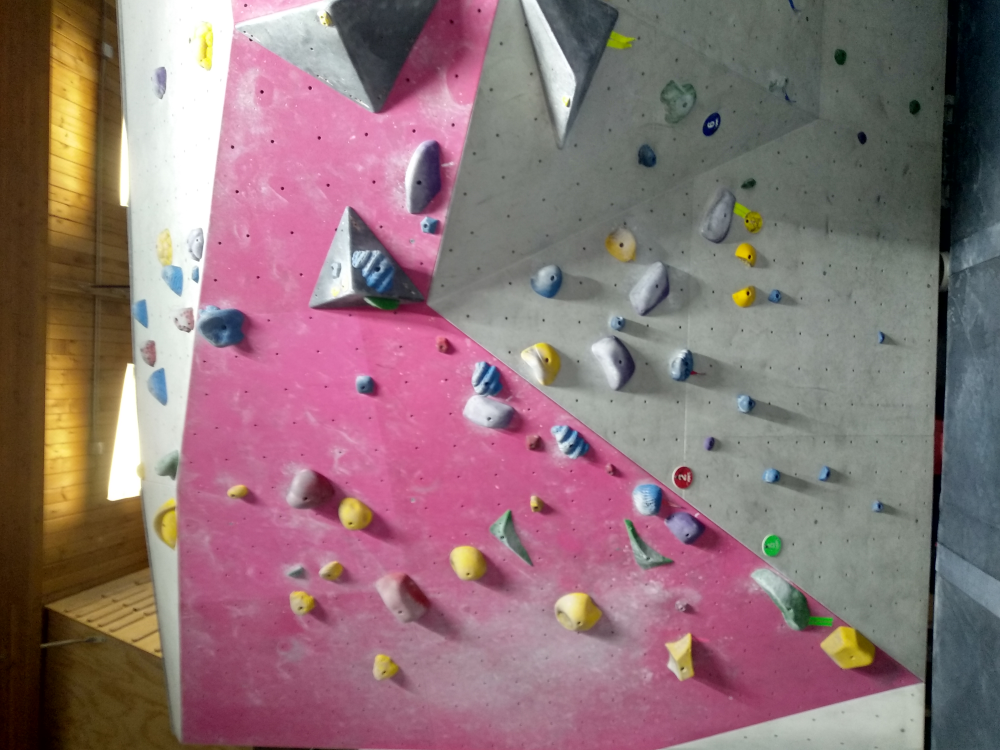
#> input picture RockPictures/IMG_20200116_143855.jpg, 4000 x 3000 px (shown at 1/4 size)
$ python -i findRocks.py   (imports and definitions only)
#> lines starting #> are read from the running program, lines starting #| are printed output that depends on the picture; after the words box and inside, x2 and y2 are one past the last pixel; in counts of white or black regions, pixels touching at a corner belong together
#!/usr/bin/env python3

from flask import Flask
import os
import cv2
import numpy as np
import imutils
from PIL import Image, ImageEnhance
import random as rng
import math


UPLOAD_DIR = os.path.join(os.getcwd(), "uploads")

#
def imageAlter(image):
#> called with image = 'RockPictures/IMG_20200116_143855.jpg'
   alteredImage = Image.open(image)
#> alteredImage is the input picture: PIL image 4000x3000 RGB; mean R, G, B 141.7, 114.7, 118
   contrast = ImageEnhance.Contrast(alteredImage)
   color = ImageEnhance.Color(alteredImage)
   alteredImage = contrast.enhance(1.1)
   alteredImage = color.enhance(0.8)
   alteredImage.save("altered.jpg", "JPEG")
   return


def imageAnalyze(image, debug=True):
#> called with image = 'altered.jpg', debug = True
   cv2.destroyAllWindows()
   img = cv2.imread(image)
   cv2.namedWindow("original", cv2.WINDOW_NORMAL)
   #cv2.namedWindow("CV", cv2.WINDOW_NORMAL)
   #cv2.namedWindow("edges", cv2.WINDOW_NORMAL)
   img = cv2.bilateralFilter(img,9,75,75)
   hsv = cv2.cvtColor(img, cv2.COLOR_BGR2HSV)
#> hsv: shape (3000, 4000, 3); mean H, S, V 95.2, 68.8, 141.7

   # Accepted Colors
   #-----------
   #defining the Range of purple wall color
   wall_upper = np.array([156,110,131])
   wall_lower = np.array([86,44,63])

   #defining the Range of Yellow color
   yellow_upper = np.array([30, 255, 255])
   yellow_lower = np.array([6,38,61])

   yellow_alt_upper = np.array([212,192,121])
   yellow_alt_lower = np.array([130,102,28])

   #defining the Range of Purple color
   purple_upper = np.array([125,104,161])
   purple_lower = np.array([49,39,63])

   #defining the Range of Green color
   green_upper = np.array([49,96,62])
   green_lower = np.array([23,48,29])

   #defining the Range of Red color
   red_upper = np.array([200,94,96])
   red_lower = np.array([51,22,26])

   #defining the Range of Black color
   black_upper = np.array([32,30,36])
   black_lower = np.array([26,25,31])

   #defining the Range of Blue color
   blue_upper = np.array([115,161,221])
   blue_lower = np.array([36,52,77])

   #-----------
   #additive masks
   mask_alt_yellow = cv2.inRange(hsv,yellow_alt_lower, yellow_alt_upper)
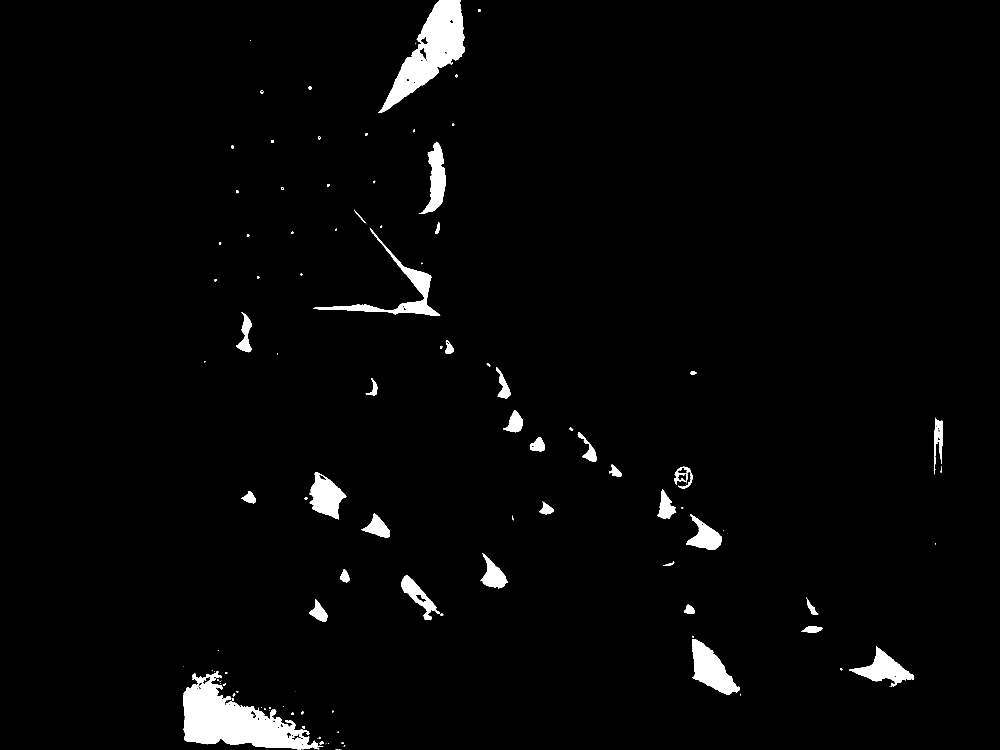
#> mask_alt_yellow: shape (3000, 4000) (shown at 1/4 size); 2.4% white; 133 white regions (45 under 20 px), largest, box (x1, y1, x2, y2) and area: (734, 2686, 1293, 2998) 76890, (1512, 0, 1859, 452) 57734, (2770, 2557, 2959, 2780) 20912
   mask_blue = cv2.inRange(hsv,blue_lower,blue_upper)
#> mask_blue: shape (3000, 4000); 3.2% white; 402 white regions (297 under 20 px), largest, box (x1, y1, x2, y2) and area: (3751, 1245, 4000, 2316) 160996, (3724, 2421, 4000, 3000) 100968, (3805, 663, 4000, 1230) 22429
   mask_green = cv2.inRange(hsv,green_lower,green_upper)
#> mask_green: shape (3000, 4000); 0.01% white in thin lines or dots, all inside (x1, y1, x2, y2) = (1530, 123, 3762, 2867)
   mask_red = cv2.inRange(hsv,red_lower,red_upper)
#> mask_red: shape (3000, 4000); 5.4% white; 907 white regions (628 under 20 px), largest, box (x1, y1, x2, y2) and area: (3474, 0, 4000, 1553) 227660, (3717, 2411, 4000, 3000) 123978, (1330, 0, 1755, 447) 96319
   mask_yellow = cv2.inRange(hsv,yellow_lower,yellow_upper)
#> mask_yellow: shape (3000, 4000); 13.1% white; 154 white regions (96 under 20 px), largest, box (x1, y1, x2, y2) and area: (0, 0, 1013, 3000) 1379086, (3282, 2500, 3503, 2677) 27315, (2222, 2367, 2412, 2527) 19591
   mask_purple = cv2.inRange(hsv,purple_lower,purple_upper)
#> mask_purple: shape (3000, 4000); 5% white; 334 white regions (225 under 20 px), largest, box (x1, y1, x2, y2) and area: (3723, 582, 4000, 3000) 497722, (2242, 0, 2449, 292) 28400, (1409, 1004, 1584, 1182) 10104

   #layering additive masks
   temp1 = cv2.addWeighted(mask_blue, 1, mask_green, 1,0)
   temp1 = cv2.addWeighted(temp1, 1, mask_alt_yellow, 1,0)
#> temp1: shape (3000, 4000); 5.7% white; 570 white regions (369 under 20 px), largest, box (x1, y1, x2, y2) and area: (3751, 1245, 4000, 2316) 160996, (3724, 2421, 4000, 3000) 100968, (734, 2686, 1293, 2998) 76890
   temp2 = cv2.addWeighted(mask_yellow, 1, mask_red, 1,0)
#> temp2: shape (3000, 4000); 18.6% white; 1038 white regions (705 under 20 px), largest, box (x1, y1, x2, y2) and area: (0, 0, 1013, 3000) 1379086, (3474, 0, 4000, 1553) 227660, (3717, 2411, 4000, 3000) 123978
   temp2 = cv2.addWeighted(temp2, 1, mask_purple, 1,0)
#> temp2: shape (3000, 4000); 21.6% white; 977 white regions (679 under 20 px), largest, box (x1, y1, x2, y2) and area: (0, 0, 1013, 3000) 1379086, (3474, 0, 4000, 3000) 683114, (1330, 0, 1755, 447) 96319
   mask_master = cv2.addWeighted(temp1, 1, temp2, 1,0)
#> mask_master: shape (3000, 4000); 24.5% white; 1013 white regions (678 under 20 px), largest, box (x1, y1, x2, y2) and area: (0, 0, 1013, 3000) 1379086, (3474, 0, 4000, 3000) 687239, (1330, 0, 1859, 452) 154053

   mask_wall = cv2.inRange(hsv,wall_lower,wall_upper)
#> mask_wall: shape (3000, 4000); 4.3% white; 297 white regions (222 under 20 px), largest, box (x1, y1, x2, y2) and area: (3749, 582, 4000, 2327) 285949, (3723, 2231, 4000, 3000) 157820, (2286, 0, 2449, 289) 17931

   #subtracting wall mask from mask master
   mask_master = cv2.subtract(mask_master, mask_wall)
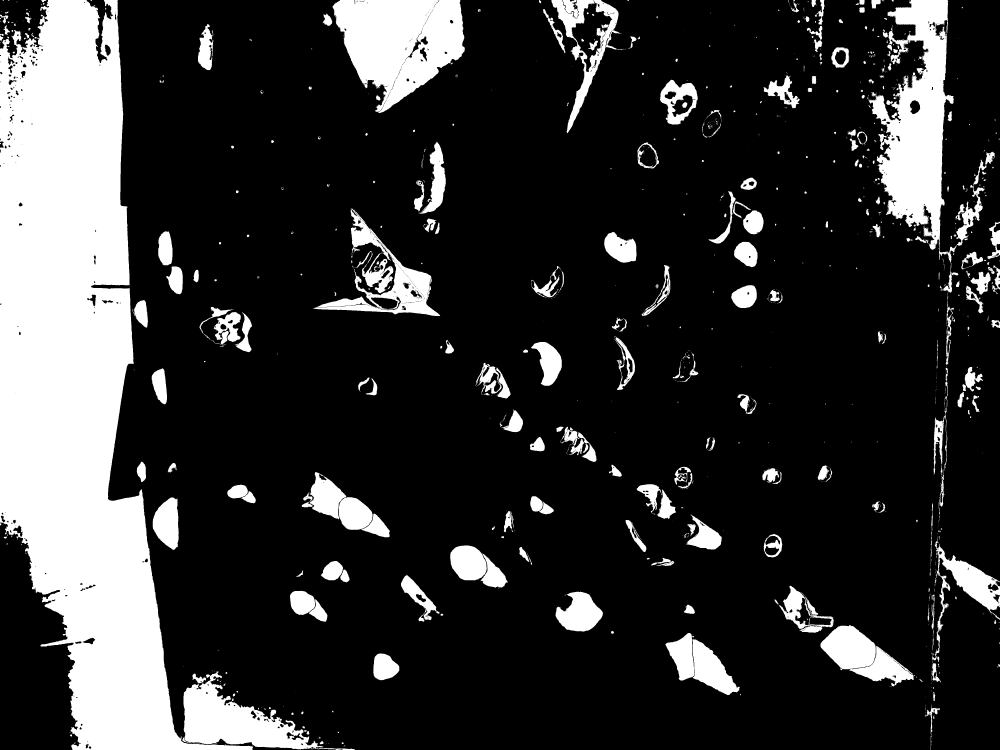
#> mask_master: shape (3000, 4000) (shown at 1/4 size); 20.2% white; 1439 white regions (1003 under 20 px), largest, box (x1, y1, x2, y2) and area: (0, 0, 1013, 3000) 1379086, (3474, 0, 3980, 1170) 182608, (1330, 0, 1859, 452) 154052

   imS = cv2.resize(img, (960, 540))
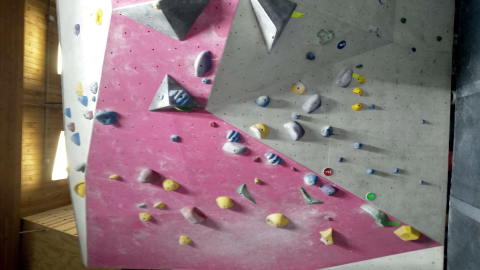
#> imS: shape (540, 960, 3) (shown at 1/2 size); mean B, G, R 118.6, 116, 137.6
   #imM = cv2.resize(mask_master, (960, 540))


   # copy all masks to orignal image
   new_image = cv2.copyTo(img, mask_master)

   edges = cv2.Canny(new_image,100,200, apertureSize=7)
#> edges: shape (3000, 4000); 3.9% white in thin lines or dots
   edges = cv2.blur(edges, (5,5))

   new_edges = cv2.copyTo(img, edges)
   new_edges = cv2.Canny(new_edges,100,200, apertureSize=7)
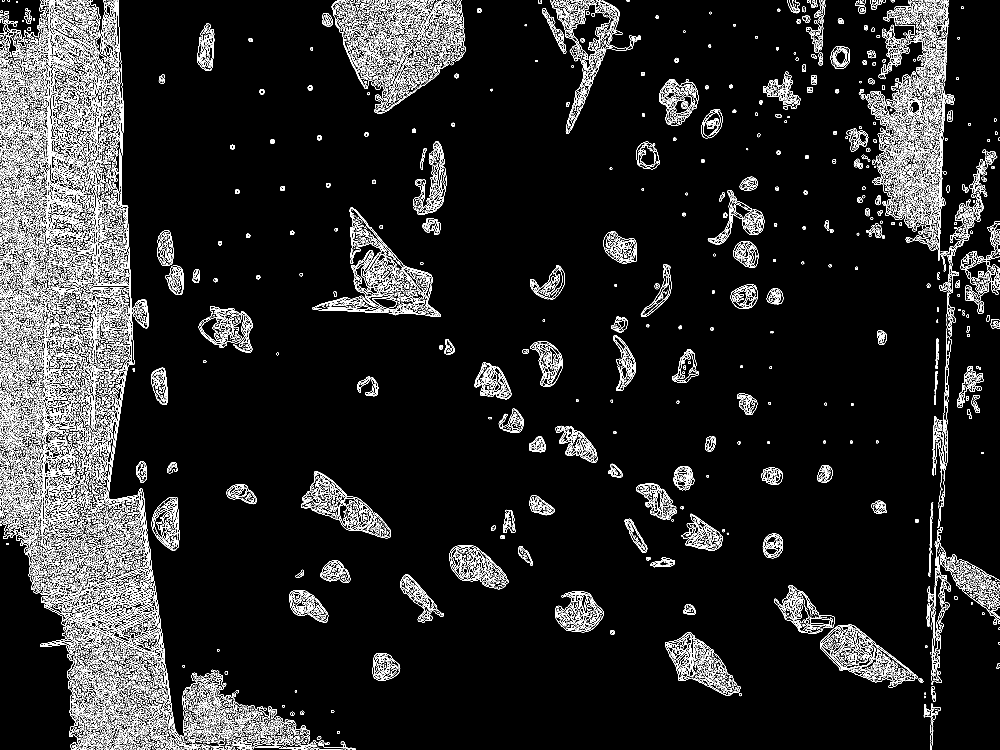
#> new_edges: shape (3000, 4000) (shown at 1/4 size); 5% white in thin lines or dots
   #hsv_edges = cv2.cvtColor(new_edges, cv2.COLOR_BGR2HSV)

   threshold = 500
   ret,thresh = cv2.threshold(mask_master,250,255,cv2.THRESH_BINARY_INV)
#> thresh: shape (3000, 4000); 79.8% white; 1439 black regions (1003 under 20 px)
   contours,hierarchy = cv2.findContours(thresh, cv2.RETR_TREE, cv2.CHAIN_APPROX_NONE)
#> contours = 3956 contours, 3243 with area under 20; largest, box (x1, y1, x2, y2) and area: (364, 0, 4000, 3000) 9929577, (0, 2090, 323, 3000) 195980, (733, 2685, 1294, 2999) 79902, (1252, 833, 1762, 1265) 54380, (0, 0, 196, 233) 28200
   canny_output = cv2.Canny(mask_master, threshold, threshold * 2)
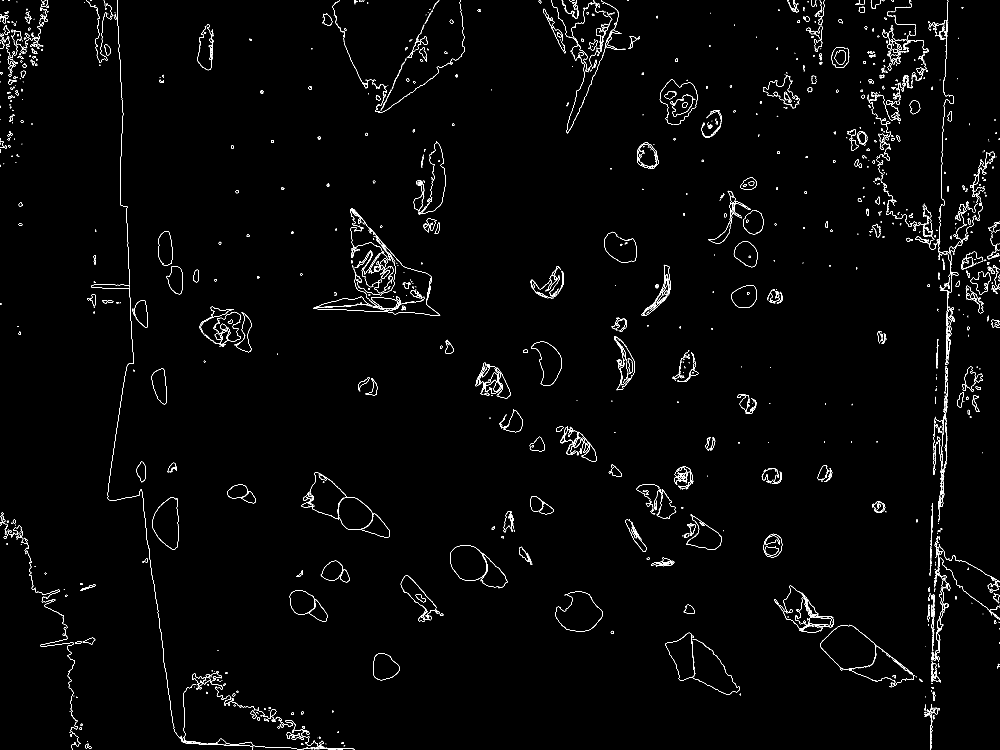
#> canny_output: shape (3000, 4000) (shown at 1/4 size); 0.91% white in thin lines or dots

   contours_poly = [None]*len(contours)
#> contours_poly = 3956 items
   boundRect = [None]*len(contours)
#> boundRect = 3956 items
   centers = [None]*len(contours)
#> centers = 3956 items
   radius = [None]*len(contours)
#> radius = 3956 items
   for i, c in enumerate(contours):

      contours_poly[i] = cv2.approxPolyDP(c, 5, True)
      boundRect[i] = cv2.boundingRect(contours_poly[i])
      centers[i], radius[i] = cv2.minEnclosingCircle(contours_poly[i])
#> this loop made 3956 passes
#> c on passes 1, 2, 7: [[1412, 2999]], [[1344, 2999]], [[694, 2909]]
#> after the loop, boundRect = 3956 items, first 6: (1412, 2999, 1, 1), (1344, 2999, 1, 1), (1351, 2998, 20, 2), (356, 2986, 7, 9), (343, 2975, 10, 18), (351, 2965, 1, 1); centers = 3956 pairs, first value 0 to 3999, second value 0 to 2999; contours_poly = 3956 contours, 3563 with area under 20; largest, box (x1, y1, x2, y2) and area: (364, 0, 4000, 3000) 9931169, (0, 2090, 323, 3000) 195285, (734, 2685, 1294, 2999) 80140, (1252, 833, 1761, 1265) 53554, (0, 0, 196, 233) 28355; radius = 3956 values, max 2315.2 at index 593, min 0.0001 at index 0, mean 4.4

   drawing = np.zeros((canny_output.shape[0], canny_output.shape[1], 3), dtype=np.uint8)

   objects=[]

   hierarchy = hierarchy[0]
   tempObjects = []
   print(len(contours))
#| 3956
   for i in range(len(contours)):
      currentHierarchy = hierarchy[i]
      color = (rng.randint(0,256), rng.randint(0,256), rng.randint(0,256))
      if int(radius[i]) > 10 and int(radius[i]) < 500:
         cv2.circle(edges, (int(centers[i][0]), int(centers[i][1])), int(radius[i]), color, 2)
         objects.append((int(centers[i][0]), int(centers[i][1]), int(radius[i])))
#> this loop made 3956 passes
#> (currentHierarchy, color) on passes 1 to 3: ([1, -1, -1, -1], (197, 215, 20)), ([2, 0, -1, -1], (132, 248, 207)), ([3, 1, -1, -1], (155, 244, 183))
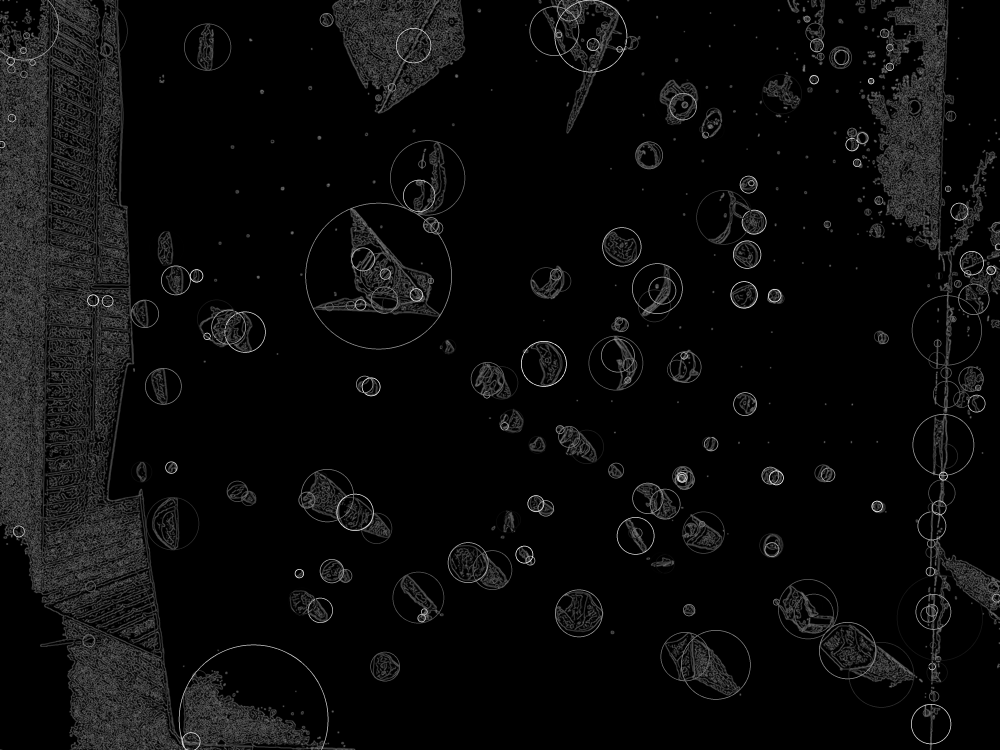
#> edges: shape (3000, 4000) (shown at 1/4 size); min 0, max 255, mean 11.6
#> after the loop, objects = 284 items, first 6: (313, 2569, 13), (355, 2563, 24), (3983, 2450, 27), (3986, 2392, 16), (362, 2346, 20), (3972, 2350, 22)


   # [16 lines left out: function mouse_drawing, not called in this run]


   cv2.setMouseCallback('original', mouse_drawing)

   #cv2.imshow("CV", mask_master)
   cv2.imshow('original', img)
   #cv2.imshow("edges", edges)

   out_file = outfile(image)
   cv2.imwrite(os.path.join(UPLOAD_DIR, out_file), img)

   while(debug):
      k = cv2.waitKey(5) & 0xFF
#> (key Esc is pressed here)
      if k == 27:
         break

   cv2.destroyAllWindows()

   return


def outfile(fname):
   comps = os.path.basename(fname).rsplit(".", 1)
   outfname = comps[0] + "-CV." + comps[1]
   return outfname


def main():
      # For everyone else
      imageAlter('RockPictures/IMG_20200116_143855.jpg')
      imageAnalyze('altered.jpg', debug=True)


# [4 lines left out: function flaskTest, not called in this run]


# [2 lines not run here, left out]

>>> result = main()
